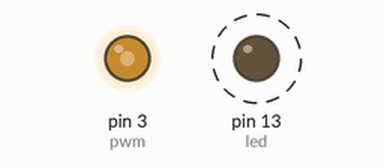
A sketch run on a simulated Arduino Uno, built with avr-gcc and run on an emulated ATmega328P. Parts: output pins drawn as LEDs (lit = HIGH). Dashed ring = blinking.

Above: at 0.2 s.
Timing chart, 0 to 3.0 s (numbered marks = the images above):
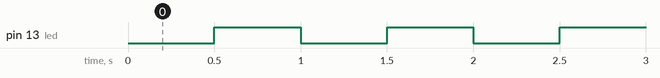

The sketch:

nano_impulse_generator.ino
```cpp
#define pwm 3
#define led 13
unsigned long t,t1,period;
boolean l;

void setup() {
  // put your setup code here, to run once:
  pinMode(pwm,OUTPUT);
  pinMode(led,OUTPUT);
  analogWrite(pwm,128);
  period=500;
}

void loop() {
t=millis();
  if(t-t1>=period){
    t1=t;
    if(l){l=false;}else{l=true;}
    digitalWrite(led,l);
  }

}
```

Measured:
- by itself, pin 13 (led): alternates HIGH for 0.50 s and LOW for 0.50 s
